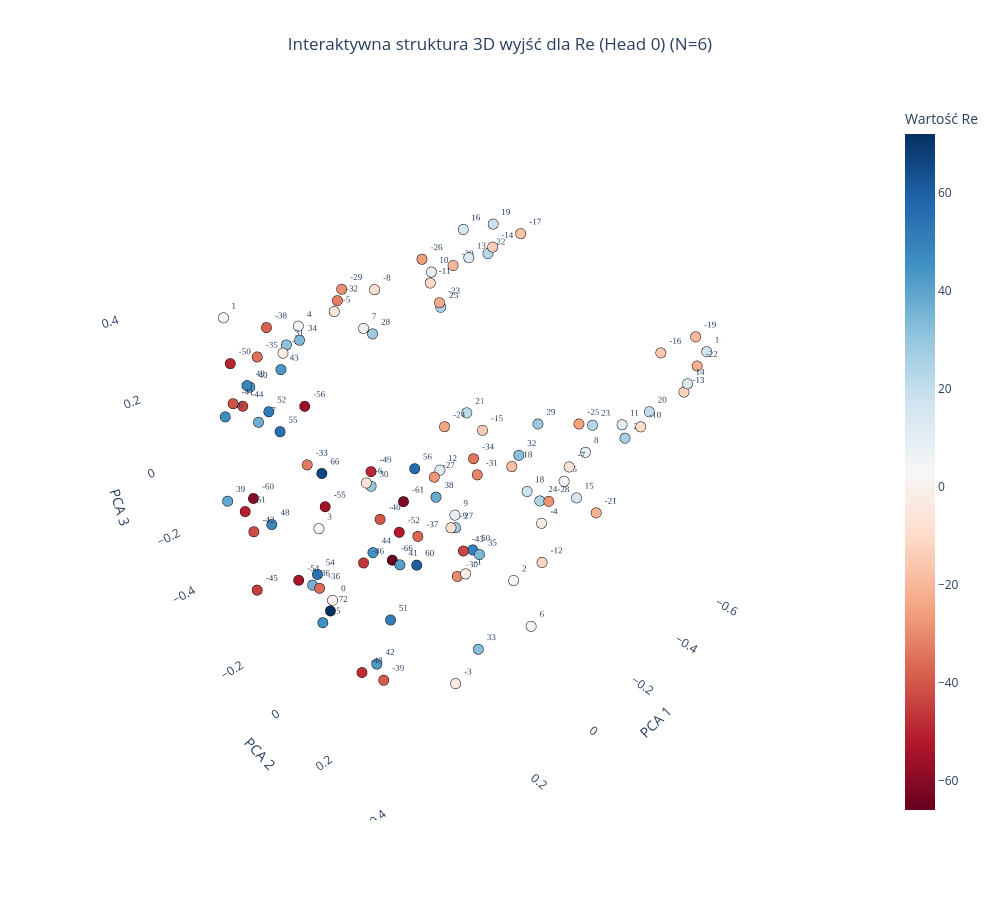
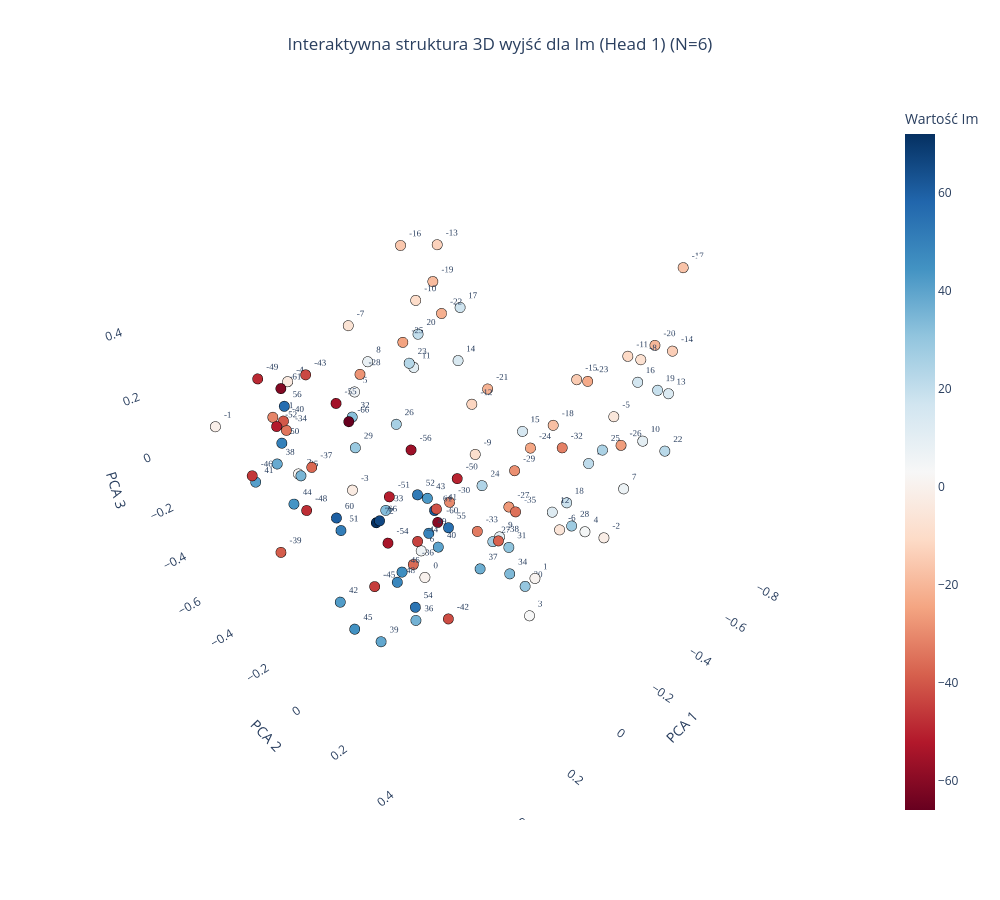

Notebook source saved alongside these figures, in order:
### Code cell
plot_output_head_plotly_3d(model, N=N, head_idx=0)

plot_output_head_plotly_3d(model, N=N, head_idx=1)

### Figure 1 — Plotly figure (JSON) as saved in the notebook; plotly's stock layout.template omitted (floating-point values rounded to 4 significant figures)
{"data": [{"hoverinfo": "text", "hovertext": ["Token ID: 6<br>Wartość algebraiczna: -66", "Token ID: 11<br>Wartość algebraiczna: -61", "Token ID: 12<br>Wartość algebraiczna: -60", "Token ID: 16<br>Wartość algebraiczna: -56", "Token ID: 17<br>Wartość algebraiczna: -55", "Token ID: 18<br>Wartość algebraiczna: -54", "Token ID: 20<br>Wartość algebraiczna: -52", "Token ID: 21<br>Wartość algebraiczna: -51", "Token ID: 22<br>Wartość algebraiczna: -50", "Token ID: 23<br>Wartość algebraiczna: -49", "Token ID: 24<br>Wartość algebraiczna: -48", "Token ID: 26<br>Wartość algebraiczna: -46", "Token ID: 27<br>Wartość algebraiczna: -45", "Token ID: 28<br>Wartość algebraiczna: -44", "Token ID: 29<br>Wartość algebraiczna: -43", "Token ID: 30<br>Wartość algebraiczna: -42", "Token ID: 31<br>Wartość algebraiczna: -41", "Token ID: 32<br>Wartość algebraiczna: -40", "Token ID: 33<br>Wartość algebraiczna: -39", "Token ID: 34<br>Wartość algebraiczna: -38", "Token ID: 35<br>Wartość algebraiczna: -37", "Token ID: 36<br>Wartość algebraiczna: -36", "Token ID: 37<br>Wartość algebraiczna: -35", "Token ID: 38<br>Wartość algebraiczna: -34", "Token ID: 39<br>Wartość algebraiczna: -33", "Token ID: 40<br>Wartość algebraiczna: -32", "Token ID: 41<br>Wartość algebraiczna: -31", "Token ID: 42<br>Wartość algebraiczna: -30", "Token ID: 43<br>Wartość algebraiczna: -29", "Token ID: 44<br>Wartość algebraiczna: -28", "Token ID: 45<br>Wartość algebraiczna: -27", "Token ID: 46<br>Wartość algebraiczna: -26", "Token ID: 47<br>Wartość algebraiczna: -25", "Token ID: 48<br>Wartość algebraiczna: -24", "Token ID: 49<br>Wartość algebraiczna: -23", "Token ID: 50<br>Wartość algebraiczna: -22", "Token ID: 51<br>Wartość algebraiczna: -21", "Token ID: 52<br>Wartość algebraiczna: -20", "Token ID: 53<br>Wartość algebraiczna: -19", "Token ID: 54<br>Wartość algebraiczna: -18", "Token ID: 55<br>Wartość algebraiczna: -17", "Token ID: 56<br>Wartość algebraiczna: -16", "Token ID: 57<br>Wartość algebraiczna: -15", "Token ID: 58<br>Wartość algebraiczna: -14", "Token ID: 59<br>Wartość algebraiczna: -13", "Token ID: 60<br>Wartość algebraiczna: -12", "Token ID: 61<br>Wartość algebraiczna: -11", "Token ID: 62<br>Wartość algebraiczna: -10", "Token ID: 63<br>Wartość algebraiczna: -9", "Token ID: 64<br>Wartość algebraiczna: -8", "Token ID: 65<br>Wartość algebraiczna: -7", "Token ID: 66<br>Wartość algebraiczna: -6", "Token ID: 67<br>Wartość algebraiczna: -5", "Token ID: 68<br>Wartość algebraiczna: -4", "Token ID: 69<br>Wartość algebraiczna: -3", "Token ID: 70<br>Wartość algebraiczna: -2", "Token ID: 71<br>Wartość algebraiczna: -1", "Token ID: 72<br>Wartość algebraiczna: 0", "Token ID: 73<br>Wartość algebraiczna: 1", "Token ID: 74<br>Wartość algebraiczna: 2", "Token ID: 75<br>Wartość algebraiczna: 3", "Token ID: 76<br>Wartość algebraiczna: 4", "Token ID: 77<br>Wartość algebraiczna: 5", "Token ID: 78<br>Wartość algebraiczna: 6", "Token ID: 79<br>Wartość algebraiczna: 7", "Token ID: 80<br>Wartość algebraiczna: 8", "Token ID: 81<br>Wartość algebraiczna: 9", "Token ID: 82<br>Wartość algebraiczna: 10", "Token ID: 83<br>Wartość algebraiczna: 11", "Token ID: 84<br>Wartość algebraiczna: 12", "Token ID: 85<br>Wartość algebraiczna: 13", "Token ID: 86<br>Wartość algebraiczna: 14", "Token ID: 87<br>Wartość algebraiczna: 15", "Token ID: 88<br>Wartość algebraiczna: 16", "Token ID: 89<br>Wartość algebraiczna: 17", "Token ID: 90<br>Wartość algebraiczna: 18", "Token ID: 91<br>Wartość algebraiczna: 19", "Token ID: 92<br>Wartość algebraiczna: 20", "Token ID: 93<br>Wartość algebraiczna: 21", "Token ID: 94<br>Wartość algebraiczna: 22", "Token ID: 95<br>Wartość algebraiczna: 23", "Token ID: 96<br>Wartość algebraiczna: 24", "Token ID: 97<br>Wartość algebraiczna: 25", "Token ID: 98<br>Wartość algebraiczna: 26", "Token ID: 99<br>Wartość algebraiczna: 27", "Token ID: 100<br>Wartość algebraiczna: 28", "Token ID: 101<br>Wartość algebraiczna: 29", "Token ID: 102<br>Wartość algebraiczna: 30", "Token ID: 103<br>Wartość algebraiczna: 31", "Token ID: 104<br>Wartość algebraiczna: 32", "Token ID: 105<br>Wartość algebraiczna: 33", "Token ID: 106<br>Wartość algebraiczna: 34", "Token ID: 107<br>Wartość algebraiczna: 35", "Token ID: 108<br>Wartość algebraiczna: 36", "Token ID: 109<br>Wartość algebraiczna: 37", "Token ID: 110<br>Wartość algebraiczna: 38", "Token ID: 111<br>Wartość algebraiczna: 39", "Token ID: 112<br>Wartość algebraiczna: 40", "Token ID: 113<br>Wartość algebraiczna: 41", "Token ID: 114<br>Wartość algebraiczna: 42", "Token ID: 115<br>Wartość algebraiczna: 43", "Token ID: 116<br>Wartość algebraiczna: 44", "Token ID: 117<br>Wartość algebraiczna: 45", "Token ID: 118<br>Wartość algebraiczna: 46", "Token ID: 120<br>Wartość algebraiczna: 48", "Token ID: 121<br>Wartość algebraiczna: 49", "Token ID: 122<br>Wartość algebraiczna: 50", "Token ID: 123<br>Wartość algebraiczna: 51", "Token ID: 124<br>Wartość algebraiczna: 52", "Token ID: 126<br>Wartość algebraiczna: 54", "Token ID: 127<br>Wartość algebraiczna: 55", "Token ID: 128<br>Wartość algebraiczna: 56", "Token ID: 132<br>Wartość algebraiczna: 60", "Token ID: 138<br>Wartość algebraiczna: 66", "Token ID: 144<br>Wartość algebraiczna: 72"], "marker": {"color": [-66, -61, -60, -56, -55, -54, -52, -51, -50, -49, -48, -46, -45, -44, -43, -42, -41, -40, -39, -38, -37, -36, -35, -34, -33, -32, -31, -30, -29, -28, -27, -26, -25, -24, -23, -22, -21, -20, -19, -18, -17, -16, -15, -14, -13, -12, -11, -10, -9, -8, -7, -6, -5, -4, -3, -2, -1, 0, 1, 2, 3, 4, 5, 6, 7, 8, 9, 10, 11, 12, 13, 14, 15, 16, 17, 18, 19, 20, 21, 22, 23, 24, 25, 26, 27, 28, 29, 30, 31, 32, 33, 34, 35, 36, 37, 38, 39, 40, 41, 42, 43, 44, 45, 46, 48, 49, 50, 51, 52, 54, 55, 56, 60, 66, 72], "colorbar": {"title": {"text": "Wartość Re"}}, "colorscale": [[0, "rgb(103,0,31)"], [0.1, "rgb(178,24,43)"], [0.2, "rgb(214,96,77)"], [0.3, "rgb(244,165,130)"], [0.4, "rgb(253,219,199)"], [0.5, "rgb(247,247,247)"], [0.6, "rgb(209,229,240)"], [0.7, "rgb(146,197,222)"], [0.8, "rgb(67,147,195)"], [0.9, "rgb(33,102,172)"], [1, "rgb(5,48,97)"]], "line": {"color": "Black", "width": 1}, "showscale": true, "size": 6}, "mode": "markers+text", "text": ["-66", "-61", "-60", "-56", "-55", "-54", "-52", "-51", "-50", "-49", "-48", "-46", "-45", "-44", "-43", "-42", "-41", "-40", "-39", "-38", "-37", "-36", "-35", "-34", "-33", "-32", "-31", "-30", "-29", "-28", "-27", "-26", "-25", "-24", "-23", "-22", "-21", "-20", "-19", "-18", "-17", "-16", "-15", "-14", "-13", "-12", "-11", "-10", "-9", "-8", "-7", "-6", "-5", "-4", "-3", "-2", "-1", "0", "1", "2", "3", "4", "5", "6", "7", "8", "9", "10", "11", "12", "13", "14", "15", "16", "17", "18", "19", "20", "21", "22", "23", "24", "25", "26", "27", "28", "29", "30", "31", "32", "33", "34", "35", "36", "37", "38", "39", "40", "41", "42", "43", "44", "45", "46", "48", "49", "50", "51", "52", "54", "55", "56", "60", "66", "72"], "textfont": {"family": "Arial Black", "size": 9}, "textposition": "top right", "type": "scatter3d", "x": [0.1998, 0.2153, 0.3243, 0.2535, 0.3633, 0.3585, 0.313, 0.4323, 0.2998, 0.3238, 0.377, 0.4094, 0.3695, 0.3471, 0.239, 0.3628, 0.4232, 0.3194, 0.4083, 0.2821, 0.2076, 0.2391, 0.2157, 0.1625, 0.1233, 0.04398, 0.1355, -0.06113, 0.05719, -0.1387, -0.2421, -0.2659, -0.2814, -0.3927, -0.2614, -0.5717, -0.5077, -0.4418, -0.562, -0.5464, -0.601, -0.4533, -0.5404, -0.4451, -0.5066, -0.3399, -0.2616, -0.3277, -0.1764, -0.07684, -0.06313, -0.04336, 0.04434, 0.0994, 0.1673, 0.2079, 0.3479, 0.1976, 0.3483, 0.2019, 0.1485, 0.1222, -0.05548, -0.1151, -0.01809, -0.117, -0.2233, -0.3184, -0.3015, -0.3533, -0.4348, -0.5045, -0.6104, -0.4315, -0.6834, -0.5693, -0.5212, -0.4688, -0.5046, -0.5148, -0.33, -0.4538, -0.2868, -0.3098, -0.2076, -0.1346, -0.03806, -0.05665, 0.1699, -0.01631, 0.1017, 0.216, 0.1775, 0.2233, 0.2672, 0.2593, 0.3947, 0.2745, 0.3683, 0.3418, 0.2189, 0.3384, 0.3097, 0.4096, 0.2941, 0.3502, 0.1647, 0.3119, 0.3286, 0.3052, 0.3229, 0.204, 0.1437, 0.1631, 0.3367], "y": [0.1023, 0.1787, -0.2928, -0.106, 0.09828, -0.07127, 0.2807, -0.1306, -0.329, 0.2179, 0.185, 0.2834, -0.2805, -0.2146, 0.3905, -0.2477, -0.1071, 0.2284, 0.3121, -0.1694, 0.2118, -0.1795, -0.3505, 0.3435, -0.3445, -0.2373, 0.3267, 0.04957, -0.1966, 0.2966, -0.2375, -0.2812, 0.2608, -0.3512, -0.2128, 0.392, 0.1776, -0.3502, 0.3805, -0.1999, -0.2391, 0.3568, -0.3288, -0.1975, 0.4038, 0.1201, -0.2469, 0.4072, -0.09703, -0.2468, 0.4094, -0.3107, -0.2545, 0.4753, 0.2802, -0.2422, 0.5103, -0.1892, -0.2255, 0.4963, -0.2885, -0.2981, 0.4043, 0.2798, -0.227, 0.4097, -0.1296, -0.305, 0.3724, -0.3353, -0.2787, 0.4114, 0.02416, -0.2962, 0.3505, -0.1495, -0.27, 0.3369, -0.3652, -0.2834, 0.2661, 0.003944, -0.2365, 0.3794, -0.1107, -0.3452, 0.3365, -0.3075, -0.2856, 0.3042, 0.2955, -0.151, 0.3751, -0.2407, -0.3042, 0.3362, -0.2906, -0.3029, 0.346, 0.1979, -0.2436, 0.2193, -0.06972, -0.1824, -0.2785, -0.1719, 0.342, 0.2257, -0.135, -0.06971, -0.11, 0.209, 0.1247, -0.2143, 0.01868], "z": [-0.1682, 0.06009, -0.1299, 0.1963, 0.0837, -0.2435, 0.09161, -0.01984, 0.2366, 0.217, -0.3553, 0.07173, -0.4108, 0.1899, 0.06363, -0.1907, 0.2764, 0.09897, -0.251, 0.3801, -0.02366, -0.4238, 0.2137, 0.2305, -0.1526, 0.3428, 0.1678, -0.4269, 0.3893, -0.06939, -0.3287, 0.3443, 0.07217, -0.2688, 0.2449, 0.171, -0.3818, 0.2546, 0.2512, -0.425, 0.3355, 0.2393, -0.3406, 0.3511, 0.1283, -0.5075, 0.2899, 0.1098, -0.4059, 0.3296, 0.1291, -0.2843, 0.3088, 0.1042, -0.4895, 0.2624, 0.1505, -0.505, 0.4068, 0.02824, -0.3308, 0.282, 0.09184, -0.4935, 0.2514, 0.1415, -0.4034, 0.2859, 0.1117, -0.4094, 0.3008, 0.1556, -0.4663, 0.3774, 0.1532, -0.5119, 0.376, 0.05791, -0.2733, 0.2886, 0.04867, -0.4034, 0.2154, 0.07307, -0.4319, 0.1516, 0.2179, -0.3016, 0.2535, 0.131, -0.4034, 0.3324, 0.006049, -0.4637, 0.06957, 0.1826, -0.09869, 0.1731, 0.08041, -0.3437, 0.2222, 0.01465, -0.4248, 0.204, -0.2251, 0.2632, -0.00931, -0.1993, 0.2023, -0.2581, 0.1583, 0.1584, -0.2058, -0.09381, -0.3002]}], "layout": {"height": 900, "scene": {"xaxis": {"backgroundcolor": "white", "gridcolor": "rgba(200,200,200,0.2)", "title": {"text": "PCA 1"}}, "yaxis": {"backgroundcolor": "white", "gridcolor": "rgba(200,200,200,0.2)", "title": {"text": "PCA 2"}}, "zaxis": {"backgroundcolor": "white", "gridcolor": "rgba(200,200,200,0.2)", "title": {"text": "PCA 3"}}}, "showlegend": false, "title": {"text": "Interaktywna struktura 3D wyjść dla Re (Head 0) (N=6)", "x": 0.5, "xanchor": "center"}, "width": 1000}}

### Figure 2 — Plotly figure (JSON) as saved in the notebook; plotly's stock layout.template omitted (floating-point values rounded to 4 significant figures)
{"data": [{"hoverinfo": "text", "hovertext": ["Token ID: 6<br>Wartość algebraiczna: -66", "Token ID: 11<br>Wartość algebraiczna: -61", "Token ID: 12<br>Wartość algebraiczna: -60", "Token ID: 16<br>Wartość algebraiczna: -56", "Token ID: 17<br>Wartość algebraiczna: -55", "Token ID: 18<br>Wartość algebraiczna: -54", "Token ID: 20<br>Wartość algebraiczna: -52", "Token ID: 21<br>Wartość algebraiczna: -51", "Token ID: 22<br>Wartość algebraiczna: -50", "Token ID: 23<br>Wartość algebraiczna: -49", "Token ID: 24<br>Wartość algebraiczna: -48", "Token ID: 26<br>Wartość algebraiczna: -46", "Token ID: 27<br>Wartość algebraiczna: -45", "Token ID: 28<br>Wartość algebraiczna: -44", "Token ID: 29<br>Wartość algebraiczna: -43", "Token ID: 30<br>Wartość algebraiczna: -42", "Token ID: 31<br>Wartość algebraiczna: -41", "Token ID: 32<br>Wartość algebraiczna: -40", "Token ID: 33<br>Wartość algebraiczna: -39", "Token ID: 34<br>Wartość algebraiczna: -38", "Token ID: 35<br>Wartość algebraiczna: -37", "Token ID: 36<br>Wartość algebraiczna: -36", "Token ID: 37<br>Wartość algebraiczna: -35", "Token ID: 38<br>Wartość algebraiczna: -34", "Token ID: 39<br>Wartość algebraiczna: -33", "Token ID: 40<br>Wartość algebraiczna: -32", "Token ID: 41<br>Wartość algebraiczna: -31", "Token ID: 42<br>Wartość algebraiczna: -30", "Token ID: 43<br>Wartość algebraiczna: -29", "Token ID: 44<br>Wartość algebraiczna: -28", "Token ID: 45<br>Wartość algebraiczna: -27", "Token ID: 46<br>Wartość algebraiczna: -26", "Token ID: 47<br>Wartość algebraiczna: -25", "Token ID: 48<br>Wartość algebraiczna: -24", "Token ID: 49<br>Wartość algebraiczna: -23", "Token ID: 50<br>Wartość algebraiczna: -22", "Token ID: 51<br>Wartość algebraiczna: -21", "Token ID: 52<br>Wartość algebraiczna: -20", "Token ID: 53<br>Wartość algebraiczna: -19", "Token ID: 54<br>Wartość algebraiczna: -18", "Token ID: 55<br>Wartość algebraiczna: -17", "Token ID: 56<br>Wartość algebraiczna: -16", "Token ID: 57<br>Wartość algebraiczna: -15", "Token ID: 58<br>Wartość algebraiczna: -14", "Token ID: 59<br>Wartość algebraiczna: -13", "Token ID: 60<br>Wartość algebraiczna: -12", "Token ID: 61<br>Wartość algebraiczna: -11", "Token ID: 62<br>Wartość algebraiczna: -10", "Token ID: 63<br>Wartość algebraiczna: -9", "Token ID: 64<br>Wartość algebraiczna: -8", "Token ID: 65<br>Wartość algebraiczna: -7", "Token ID: 66<br>Wartość algebraiczna: -6", "Token ID: 67<br>Wartość algebraiczna: -5", "Token ID: 68<br>Wartość algebraiczna: -4", "Token ID: 69<br>Wartość algebraiczna: -3", "Token ID: 70<br>Wartość algebraiczna: -2", "Token ID: 71<br>Wartość algebraiczna: -1", "Token ID: 72<br>Wartość algebraiczna: 0", "Token ID: 73<br>Wartość algebraiczna: 1", "Token ID: 74<br>Wartość algebraiczna: 2", "Token ID: 75<br>Wartość algebraiczna: 3", "Token ID: 76<br>Wartość algebraiczna: 4", "Token ID: 77<br>Wartość algebraiczna: 5", "Token ID: 78<br>Wartość algebraiczna: 6", "Token ID: 79<br>Wartość algebraiczna: 7", "Token ID: 80<br>Wartość algebraiczna: 8", "Token ID: 81<br>Wartość algebraiczna: 9", "Token ID: 82<br>Wartość algebraiczna: 10", "Token ID: 83<br>Wartość algebraiczna: 11", "Token ID: 84<br>Wartość algebraiczna: 12", "Token ID: 85<br>Wartość algebraiczna: 13", "Token ID: 86<br>Wartość algebraiczna: 14", "Token ID: 87<br>Wartość algebraiczna: 15", "Token ID: 88<br>Wartość algebraiczna: 16", "Token ID: 89<br>Wartość algebraiczna: 17", "Token ID: 90<br>Wartość algebraiczna: 18", "Token ID: 91<br>Wartość algebraiczna: 19", "Token ID: 92<br>Wartość algebraiczna: 20", "Token ID: 93<br>Wartość algebraiczna: 21", "Token ID: 94<br>Wartość algebraiczna: 22", "Token ID: 95<br>Wartość algebraiczna: 23", "Token ID: 96<br>Wartość algebraiczna: 24", "Token ID: 97<br>Wartość algebraiczna: 25", "Token ID: 98<br>Wartość algebraiczna: 26", "Token ID: 99<br>Wartość algebraiczna: 27", "Token ID: 100<br>Wartość algebraiczna: 28", "Token ID: 101<br>Wartość algebraiczna: 29", "Token ID: 102<br>Wartość algebraiczna: 30", "Token ID: 103<br>Wartość algebraiczna: 31", "Token ID: 104<br>Wartość algebraiczna: 32", "Token ID: 105<br>Wartość algebraiczna: 33", "Token ID: 106<br>Wartość algebraiczna: 34", "Token ID: 107<br>Wartość algebraiczna: 35", "Token ID: 108<br>Wartość algebraiczna: 36", "Token ID: 109<br>Wartość algebraiczna: 37", "Token ID: 110<br>Wartość algebraiczna: 38", "Token ID: 111<br>Wartość algebraiczna: 39", "Token ID: 112<br>Wartość algebraiczna: 40", "Token ID: 113<br>Wartość algebraiczna: 41", "Token ID: 114<br>Wartość algebraiczna: 42", "Token ID: 115<br>Wartość algebraiczna: 43", "Token ID: 116<br>Wartość algebraiczna: 44", "Token ID: 117<br>Wartość algebraiczna: 45", "Token ID: 118<br>Wartość algebraiczna: 46", "Token ID: 120<br>Wartość algebraiczna: 48", "Token ID: 121<br>Wartość algebraiczna: 49", "Token ID: 122<br>Wartość algebraiczna: 50", "Token ID: 123<br>Wartość algebraiczna: 51", "Token ID: 124<br>Wartość algebraiczna: 52", "Token ID: 126<br>Wartość algebraiczna: 54", "Token ID: 127<br>Wartość algebraiczna: 55", "Token ID: 128<br>Wartość algebraiczna: 56", "Token ID: 132<br>Wartość algebraiczna: 60", "Token ID: 133<br>Wartość algebraiczna: 61", "Token ID: 138<br>Wartość algebraiczna: 66", "Token ID: 144<br>Wartość algebraiczna: 72"], "marker": {"color": [-66, -61, -60, -56, -55, -54, -52, -51, -50, -49, -48, -46, -45, -44, -43, -42, -41, -40, -39, -38, -37, -36, -35, -34, -33, -32, -31, -30, -29, -28, -27, -26, -25, -24, -23, -22, -21, -20, -19, -18, -17, -16, -15, -14, -13, -12, -11, -10, -9, -8, -7, -6, -5, -4, -3, -2, -1, 0, 1, 2, 3, 4, 5, 6, 7, 8, 9, 10, 11, 12, 13, 14, 15, 16, 17, 18, 19, 20, 21, 22, 23, 24, 25, 26, 27, 28, 29, 30, 31, 32, 33, 34, 35, 36, 37, 38, 39, 40, 41, 42, 43, 44, 45, 46, 48, 49, 50, 51, 52, 54, 55, 56, 60, 61, 66, 72], "colorbar": {"title": {"text": "Wartość Im"}}, "colorscale": [[0, "rgb(103,0,31)"], [0.1, "rgb(178,24,43)"], [0.2, "rgb(214,96,77)"], [0.3, "rgb(244,165,130)"], [0.4, "rgb(253,219,199)"], [0.5, "rgb(247,247,247)"], [0.6, "rgb(209,229,240)"], [0.7, "rgb(146,197,222)"], [0.8, "rgb(67,147,195)"], [0.9, "rgb(33,102,172)"], [1, "rgb(5,48,97)"]], "line": {"color": "Black", "width": 1}, "showscale": true, "size": 6}, "mode": "markers+text", "text": ["-66", "-61", "-60", "-56", "-55", "-54", "-52", "-51", "-50", "-49", "-48", "-46", "-45", "-44", "-43", "-42", "-41", "-40", "-39", "-38", "-37", "-36", "-35", "-34", "-33", "-32", "-31", "-30", "-29", "-28", "-27", "-26", "-25", "-24", "-23", "-22", "-21", "-20", "-19", "-18", "-17", "-16", "-15", "-14", "-13", "-12", "-11", "-10", "-9", "-8", "-7", "-6", "-5", "-4", "-3", "-2", "-1", "0", "1", "2", "3", "4", "5", "6", "7", "8", "9", "10", "11", "12", "13", "14", "15", "16", "17", "18", "19", "20", "21", "22", "23", "24", "25", "26", "27", "28", "29", "30", "31", "32", "33", "34", "35", "36", "37", "38", "39", "40", "41", "42", "43", "44", "45", "46", "48", "49", "50", "51", "52", "54", "55", "56", "60", "61", "66", "72"], "textfont": {"family": "Arial Black", "size": 9}, "textposition": "top right", "type": "scatter3d", "x": [0.2517, 0.3355, 0.2455, 0.3096, 0.3169, 0.2532, 0.4112, 0.331, 0.2468, 0.3765, 0.4047, 0.4974, 0.3684, 0.372, 0.27, 0.2651, 0.3594, 0.3465, 0.4828, 0.2277, 0.3064, 0.147, 0.1762, 0.2572, 0.07015, -0.01066, 0.297, -0.1205, 0.06351, -0.02675, -0.2357, -0.2715, -0.1532, -0.3519, -0.2756, -0.4546, -0.4652, -0.4752, -0.4508, -0.6224, -0.7671, -0.3448, -0.5725, -0.6005, -0.4505, -0.359, -0.333, -0.2924, -0.18, -0.2838, 0.006638, -0.1498, -0.1337, 0.1992, 0.1779, 0.03733, 0.4472, 0.1708, 0.2406, 0.2369, 0.006388, -0.0182, 0.01805, -0.06939, -0.1794, -0.1004, -0.2462, -0.426, -0.2441, -0.4309, -0.5951, -0.5046, -0.5519, -0.5305, -0.6298, -0.6641, -0.6313, -0.3635, -0.5987, -0.5883, -0.2313, -0.344, -0.3109, -0.1646, -0.2494, -0.1524, 0.0745, -0.1865, 0.09104, 0.05282, 0.05445, 0.1081, 0.2934, 0.1599, 0.1905, 0.3028, 0.4266, 0.2757, 0.4667, 0.3329, 0.224, 0.4255, 0.3654, 0.4004, 0.3448, 0.3139, 0.369, 0.3357, 0.2865, 0.2367, 0.2425, 0.3601, 0.3044, 0.2601, 0.2968, 0.2672], "y": [-0.09291, -0.2704, 0.2423, 0.2297, -0.04633, 0.03781, -0.1906, 0.1611, 0.3191, -0.3107, -0.1138, -0.2053, 0.1157, 0.3109, -0.244, 0.2936, 0.3686, -0.2638, -0.1501, 0.4388, -0.2178, 0.01376, 0.4447, -0.4097, 0.2085, 0.4246, -0.406, -0.1108, 0.3358, -0.4062, 0.04458, 0.4199, -0.3421, 0.02524, 0.2869, -0.492, -0.2787, 0.3568, -0.5272, -0.1079, 0.2344, -0.5592, 0.0197, 0.339, -0.4994, -0.2485, 0.3683, -0.4349, -0.05206, 0.4417, -0.3967, 0.3245, 0.4819, -0.4601, -0.2162, 0.6084, -0.4682, 0.09252, 0.5694, -0.4128, 0.3587, 0.5105, -0.3811, -0.205, 0.5052, -0.4598, -0.004111, 0.3889, -0.404, 0.0666, 0.3494, -0.4662, -0.1888, 0.2796, -0.5832, -0.0551, 0.2886, -0.5143, 0.07717, 0.37, -0.4107, -0.1847, 0.3326, -0.4156, -0.03817, 0.3648, -0.3264, 0.1702, 0.3481, -0.3578, -0.2226, 0.3695, -0.3044, 0.02602, 0.3398, -0.4148, 0.2022, 0.2753, -0.2522, -0.1184, 0.1811, -0.1394, -0.008387, 0.2794, 0.1857, 0.2852, -0.2516, -0.06364, 0.2171, 0.1217, 0.279, -0.2242, -0.1267, 0.2484, 0.0665, 0.01072], "z": [0.2061, 0.2688, 0.05133, 0.3002, 0.3114, -0.1377, 0.2191, 0.1357, 0.2306, 0.2989, -0.02113, 0.09658, -0.1742, 0.106, 0.2952, -0.2427, 0.2298, 0.1734, -0.1461, 0.09779, 0.02062, -0.3011, 0.1609, 0.03384, -0.1024, 0.2454, 0.09947, -0.2813, 0.1684, 0.1121, -0.2787, 0.1248, 0.2007, -0.1147, 0.269, 0.1449, -0.07062, 0.3302, 0.2525, -0.2133, 0.4345, 0.4003, 0.04421, 0.2583, 0.3902, -0.07288, 0.3551, 0.2655, -0.09283, 0.3922, 0.2946, -0.1581, 0.3068, 0.1564, -0.1285, 0.09494, 0.1073, -0.2861, 0.07078, -0.1391, -0.3698, 0.023, 0.07807, -0.5167, 0.07158, 0.1073, -0.4397, 0.05015, 0.05175, -0.398, 0.1213, -0.04786, -0.2439, 0.1585, 0.07843, -0.554, 0.09251, 0.09075, -0.2736, -0.07348, 0.06989, -0.3723, 0.04735, -0.1404, -0.4832, -0.1215, -0.07731, -0.5095, -0.06239, 0.01218, -0.2796, -0.132, -0.06082, -0.5187, -0.08006, -0.06884, -0.2778, 0.007396, 0.03506, -0.4198, 0.08348, -0.001473, -0.431, 0.005786, -0.1274, 0.08148, 0.1171, -0.1031, 0.1482, -0.3402, 0.05351, 0.244, -0.1124, 0.1017, -0.0155, -0.07169]}], "layout": {"height": 900, "scene": {"xaxis": {"backgroundcolor": "white", "gridcolor": "rgba(200,200,200,0.2)", "title": {"text": "PCA 1"}}, "yaxis": {"backgroundcolor": "white", "gridcolor": "rgba(200,200,200,0.2)", "title": {"text": "PCA 2"}}, "zaxis": {"backgroundcolor": "white", "gridcolor": "rgba(200,200,200,0.2)", "title": {"text": "PCA 3"}}}, "showlegend": false, "title": {"text": "Interaktywna struktura 3D wyjść dla Im (Head 1) (N=6)", "x": 0.5, "xanchor": "center"}, "width": 1000}}
